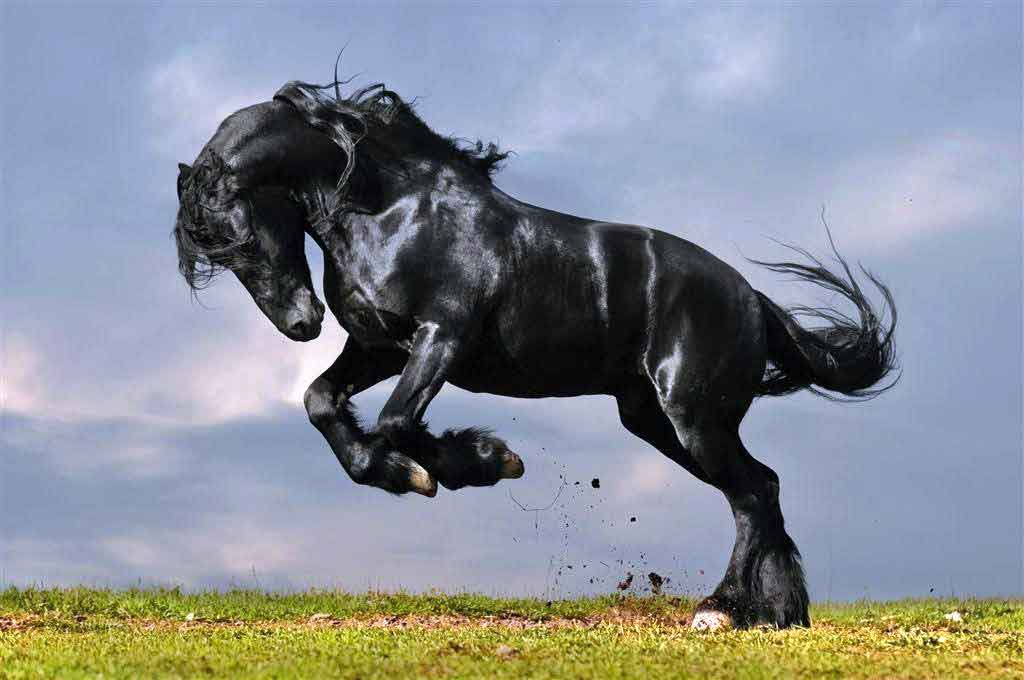
#> input picture 4_OpenCV_goruntu_isleme/at.jpg, 1024 x 680 px
$ jupyter execute --allow-errors 8_histogram.ipynb   (shell and % lines are left out)
#> lines starting #> are read from the running program, lines starting #| are printed output that depends on the picture
[cell 1]
import cv2
import numpy as np
import matplotlib.pyplot as plt #resimler üzerinde çizim yapmak için
#çizim yapılan resimleri kaydetmek için

[cell 2]
dark_house=cv2.imread('at.jpg')
#> dark_house is the input picture: shape (680, 1024, 3); mean B, G, R 147.8, 140.1, 133.5
show_hourse=cv2.cvtColor(dark_house,cv2.COLOR_BGR2RGB)


rainbow=cv2.imread('gokkusagi.png')
#> (the rest of this cell did not finish here and is left out)

[cell 3]
plt.imshow(show_hourse)

#> (a cell that did not finish here is left out)

#> (a cell that did not finish here is left out)

#> (a cell that did not finish here is left out)

#> (a cell that did not finish here is left out)

#> (a cell that did not finish here is left out)

[cell 9]
hist_values = cv2.calcHist([dark_house],channels=[0],mask=None,histSize=[256],ranges=[0,256])
#> hist_values = 256 values, max 29736 at index 208, min 58 at index 254, mean 2720

[cell 10]
plt.plot(hist_values)
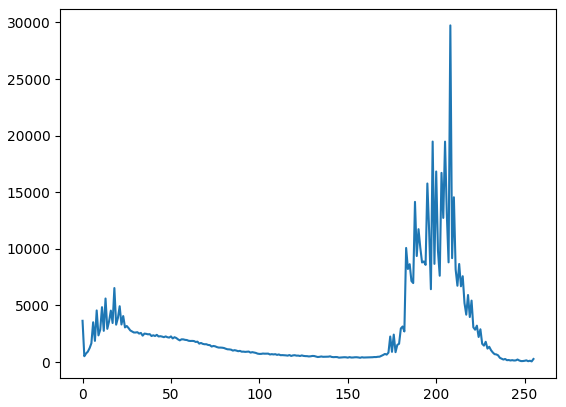
#> figure drawn by matplotlib, 1 panel; curve peaks at x = 208, y = 29736

[cell 11]
#duvar fotografındaki renk değerlerini sırasıyla ekrana basalım
bricks=cv2.imread('duvar.png')
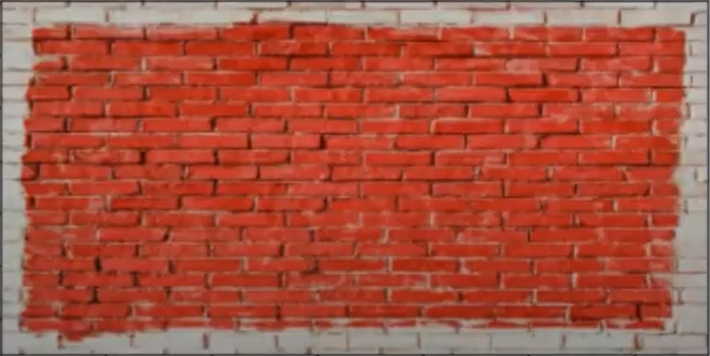
#> input picture 4_OpenCV_goruntu_isleme/duvar.PNG, 710 x 356 px, found by its file name
#> bricks is the input picture: shape (356, 710, 3); mean B, G, R 63.2, 81.5, 168.9
img=bricks
color = ('b','g','r')

for i,col in enumerate(color):
    histr = cv2.calcHist([img],[i],None,[256],[0,256])
    plt.plot(histr,color = col)
    plt.xlim([0,256])
plt.title('HISTOGRAM')
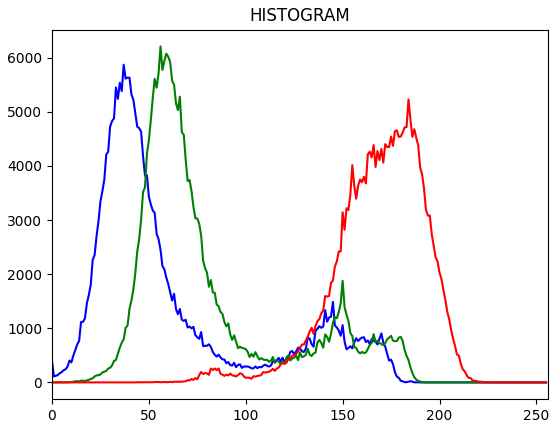
#> figure drawn by matplotlib, 1 panel; curve peaks at x = 37, y = 5871; curve peaks at x = 56, y = 6210; curve peaks at x = 184, y = 5231
